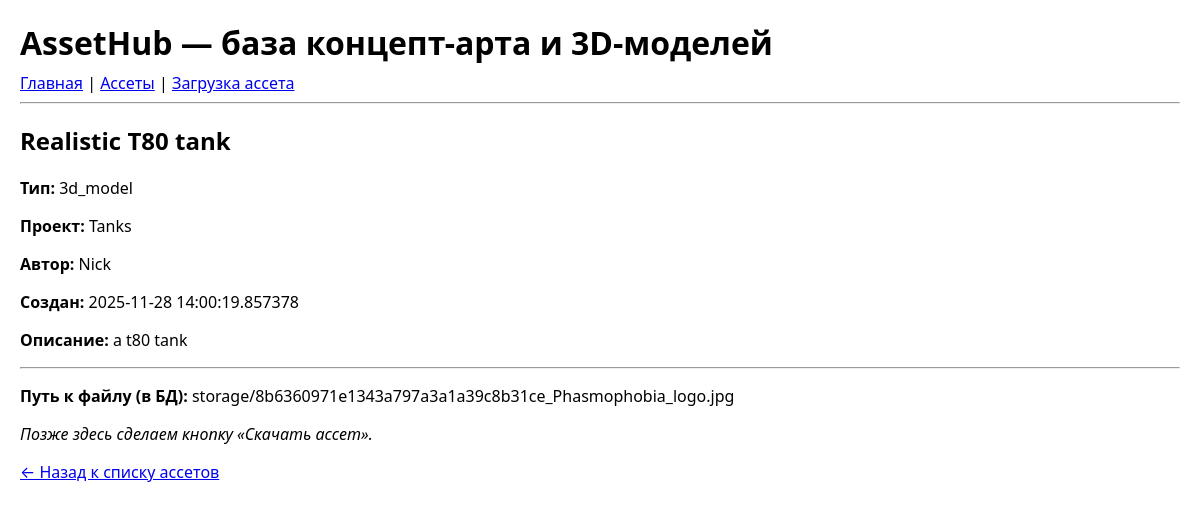
The page /assets/5 on the database its author committed.
### app/models/asset.py (models this page shows, shortened)
class Asset(db.Model):
    __tablename__ = "assets"
    id = db.Column(db.Integer, primary_key=True)
    title = db.Column(db.String(255), nullable=False)
    description = db.Column(db.Text)
    asset_type = db.Column(db.String(50), nullable=False)  # concept, 3d_model, texture и тд
    file_path = db.Column(db.String(512), nullable=False)
    preview_path = db.Column(db.String(512))
    project_name = db.Column(db.String(255))
    author_name = db.Column(db.String(255))
    created_at = db.Column(db.DateTime, default=datetime.utcnow)
    updated_at = db.Column(db.DateTime, onupdate=datetime.utcnow)
    tags = db.relationship(
        "Tag",
        secondary="asset_tags",
        back_populates="assets"
    )

### app/controllers/assets.py (the view)
@assets_bp.route("/<int:asset_id>")
def asset_detail(asset_id):
    asset = Asset.query.get(asset_id)
    if asset is None:
        abort(404)
    return render_template("assets/detail.html", asset=asset)

### app/templates/assets/detail.html (shortened to what this page needs)
{% extends "base.html" %}
{% block content %}
<h2>{{ asset.title }}</h2>
<p><b>Тип:</b> {{ asset.asset_type }}</p>
<p><b>Проект:</b> {{ asset.project_name or "—" }}</p>
<p><b>Автор:</b> {{ asset.author_name or "—" }}</p>
<p><b>Создан:</b> {{ asset.created_at or "—" }}</p>
{% if asset.description %}
    <p><b>Описание:</b> {{ asset.description }}</p>
{% endif %}
<hr>
<p><b>Путь к файлу (в БД):</b> {{ asset.file_path }}</p>
<p><i>Позже здесь сделаем кнопку «Скачать ассет».</i></p>
<p><a href="{{ url_for('assets.assets_list') }}">← Назад к списку ассетов</a></p>
{% endblock %}

### app/static/css/styles.css (style rules this page uses)
body { font-family: system-ui, -apple-system, BlinkMacSystemFont, "Segoe UI", sans-serif; margin: 20px; }

### rows shown on the page
Asset: title "Realistic T80 tank", asset_type "3d_model", project_name "Tanks", author_name "Nick", created_at "2025-11-28 14:00:19.857378", description "a t80 tank", file_path "storage/8b6360971e1343a797a3a1a39c8b31ce_Phasmophobia_logo.jpg"
